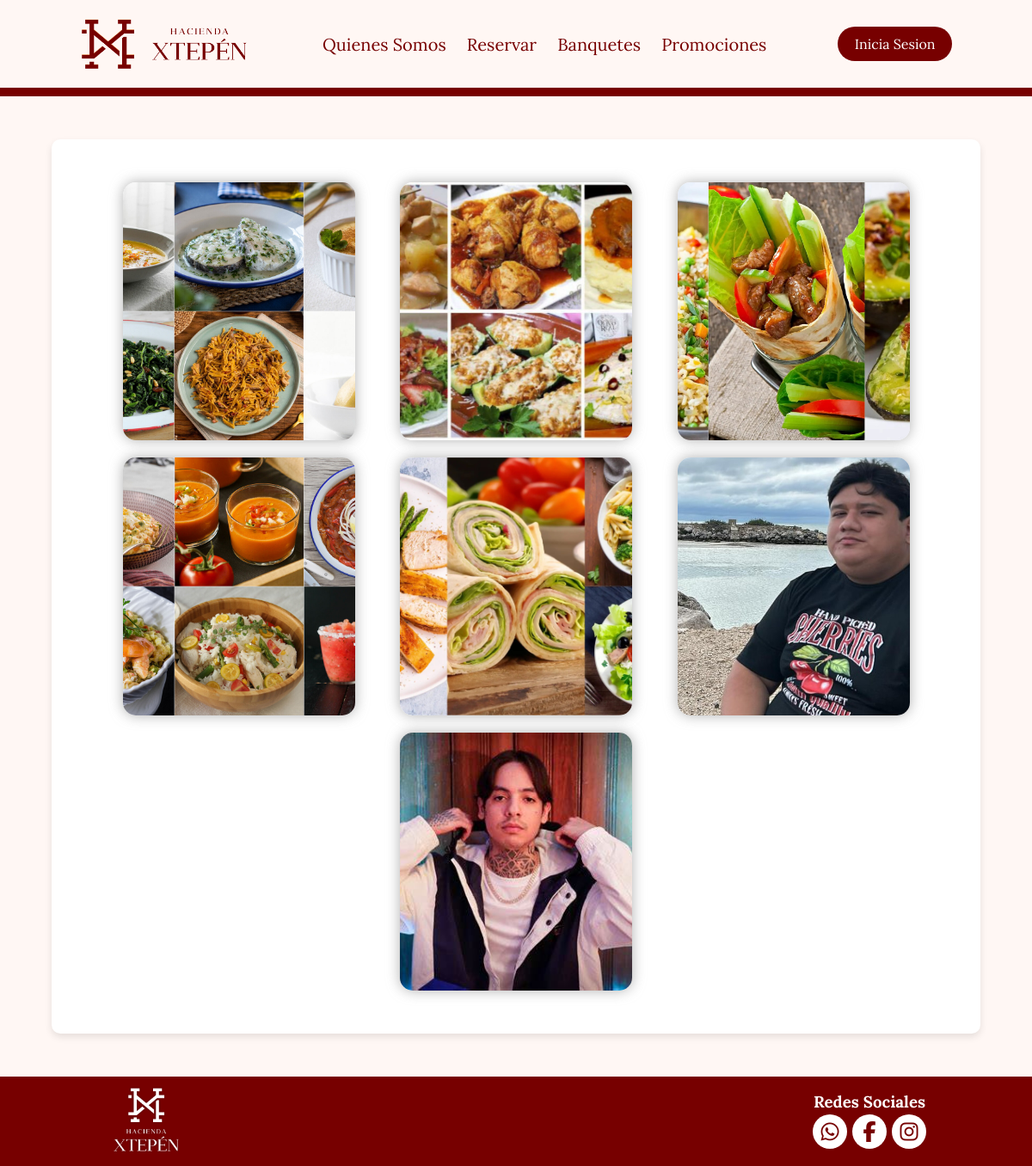
/banquetes_menu.php, run on an earlier commit of the app's database.
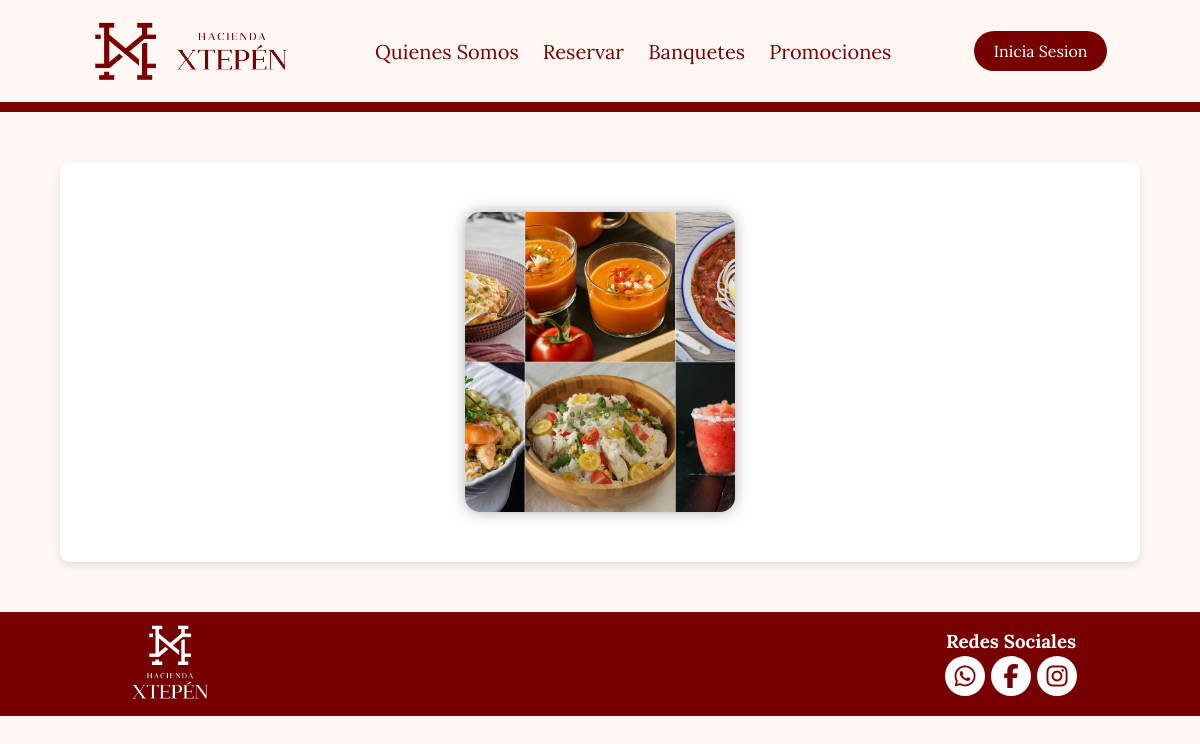
And on a later commit of the database.
### tables this page shows
CREATE TABLE `banquete_menu` (
  `id` int(11) NOT NULL,
  `nombre_menu` varchar(100) NOT NULL,
  `descripcion` text DEFAULT NULL,
  `imagen` varchar(255) DEFAULT NULL
);

### banquetes_menu.php (the view, shortened to what this page needs)
<!DOCTYPE html>
<html lang="en">
<head>
    <link rel="stylesheet" href="PaginaPrincipal/stylebanq.css">
    <link rel="stylesheet" href="PaginaPrincipal/animate.css">
</head>
<body>
    <?php include "menu_principal.php"; ?>
    <hr>
    <div class="contenedor">
        <div class="contenedor_frm">
            <?php
            $host = "localhost";
            $user = "root";
            $contrasena = "";
            $bd = "haciendaxtepen";
            $conectar = mysqli_connect($host, $user, $contrasena, $bd);
            $vermenu = "SELECT * FROM banquete_menu";
            $result = mysqli_query($conectar, $vermenu);
            if ($result && mysqli_num_rows($result) > 0) {
                while ($fila = mysqli_fetch_assoc($result)) {
                    $imagenUrl = 'login/' . htmlspecialchars($fila['imagen']);
                    echo '<div class="wow animate__animated animate__zoomIn menu-card" style="background-image: url(\'' . $imagenUrl . '\');">';
                    echo '</div>';
                }
            } else {
                echo '<p>No hay menús disponibles actualmente.</p>';
            }
            ?>
        </div>
    </div>
    <?php include "pie_pagina.php"; ?>
</body>
</html>

### menu_principal.php (shortened to what this page needs)
<!DOCTYPE html>
<html lang="en">
<head>
    <link rel="stylesheet" href="PaginaPrincipal/pagprinc.css">
</head>
<body>
    <header>
        <img src="login/imagenes/xtepen-logo-750.gif" alt="">
        <nav>
            <a href="index.php">Quienes Somos</a>
            <a href="alta_reservas_eventos.php">Reservar</a>
            <a href="banquetes_menu.php">Banquetes</a>
            <a href="#">Promociones</a>
        </nav>
        <a class="login" href="login/index.php">Inicia Sesion</a>
    </header>
</body>
</html>

### pie_pagina.php (shortened to what this page needs)
<!DOCTYPE html>
<html lang="en">
<head>
    <link rel="stylesheet" href="PaginaPrincipal/pagprinc.css">
</head>
<body>
    <footer>
        <figure>
            <img src="login/imagenes/xtepen-logo-500-shadow.png" alt="">
        </figure>
        <div class="smedia">
            <h3>Redes Sociales</h3>
            <div class="icsm">
                <a href=""><i class="fa-brands fa-whatsapp"></i></a>
                <a href=""><i class="fa-brands fa-facebook-f"></i></a>
                <a href=""><i class="fa-brands fa-instagram"></i></a>
            </div>
        </div>
    </footer>
</body>
</html>

### PaginaPrincipal/stylebanq.css (style rules this page uses)
* { box-sizing: border-box; margin: 0; padding: 0; font-family: 'Lora'; }
html, body { height: 100%; background-color: #f9f9f9; }
hr { background-color: var(--Texto); height: 10px; border: none; }
.contenedor { margin: 50px auto; width: 90%; background-color: #ffffff; box-shadow: 0px 4px 8px rgba(0, 0, 0, 0.1); border-radius: 10px; padding: 40px; }
.contenedor_frm { display: flex; flex-wrap: wrap; justify-content: space-evenly; }
.menu-card { background-size: cover; background-position: center; margin: 10px; padding: 15px; border-radius: 15px; position: relative; width: calc(30% - 30px); height: 300px; overflow: hidden; transition: transform 0.5s, box-shadow 0.5s; box-shadow: 0px 0px 15px #868686a6; }

### PaginaPrincipal/pagprinc.css (style rules this page uses)
* { box-sizing: border-box; margin: 0; padding: 0; font-family: 'Lora'; }
body { background-color: var(--Secundario); }
header { background-color: var(--Secundario); display: flex; align-items: center; justify-content: space-evenly; padding: 20px; }
header img { width: 200px; }
nav a { text-decoration: none; color: var(--Texto); font-size: 20px; padding: 10px 10px; }
.login, .serv { background-color: var(--Texto); color: var(--Blanco); border-radius: 50px; padding: 10px 20px; text-decoration: none; display: inline-block; }
footer { background-color: var(--Texto); display: flex; align-items: center; justify-content: space-between; padding: 0 120px; color: var(--Blanco); }
footer figure { width: 80px; margin: 10px; }
figure img { width: 100%; }
.smedia { display: flex; flex-direction: column; justify-content: center; align-items: center; }
.icsm { display: flex; justify-content: center; align-items: center; flex-direction: row; }
.icsm a { color: var(--Texto); padding: 10px; background-color: var(--Blanco); display: inline-block; width: 40px; height: 40px; border-radius: 50%; display: flex; justify-content: center; align-items: center; text-decoration: none; margin: 3px; }
.icsm a i { font-size: 24px; }

### login/styles/colors.css (style rules this page uses)
:root { --Blanco: #fff; --Negro: #000; --GrisClaro: #ccc; --GrisOscuro: #333; --Principal: #c85749; --Secundario: #FFF7F4; --Texto: #770000; }

What changed in the data, as far as the page shows it:
removed banquete_menu: imagen (picture)
removed banquete_menu: imagen (picture)
removed banquete_menu: imagen (picture)
removed banquete_menu: imagen (picture)
removed banquete_menu: imagen (picture)
removed banquete_menu: imagen (picture)
